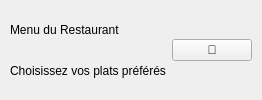
         <widget class="QFrame" name="headerMenu">
          <layout class="QHBoxLayout">
           <property name="leftMargin">
            <number>10</number>
           </property>
           <property name="topMargin">
            <number>10</number>
           </property>
           <property name="rightMargin">
            <number>10</number>
           </property>
           <property name="bottomMargin">
            <number>10</number>
           </property>
           <item>
            <layout class="QVBoxLayout">
             <property name="spacing">
              <number>3</number>
             </property>
             <item>
              <widget class="QLabel" name="lblTitreMenu">
               <property name="text">
                <string>Menu du Restaurant</string>
               </property>
              </widget>
             </item>
             <item>
              <widget class="QLabel" name="lblSousTitreMenu">
               <property name="text">
                <string>Choisissez vos plats préférés</string>
               </property>
              </widget>
             </item>
            </layout>
           </item>
           <item>
            <spacer>
             <property name="orientation">
              <enum>Qt::Orientation::Horizontal</enum>
             </property>
             <property name="sizeHint" stdset="0">
              <size>
               <width>0</width>
               <height>0</height>
              </size>
             </property>
            </spacer>
           </item>
           <item>
            <widget class="QPushButton" name="btnPanierHeader">
             <property name="cursor">
              <cursorShape>PointingHandCursor</cursorShape>
             </property>
             <property name="text">
              <string>🛒</string>
             </property>
            </widget>
           </item>
          </layout>
         </widget>
